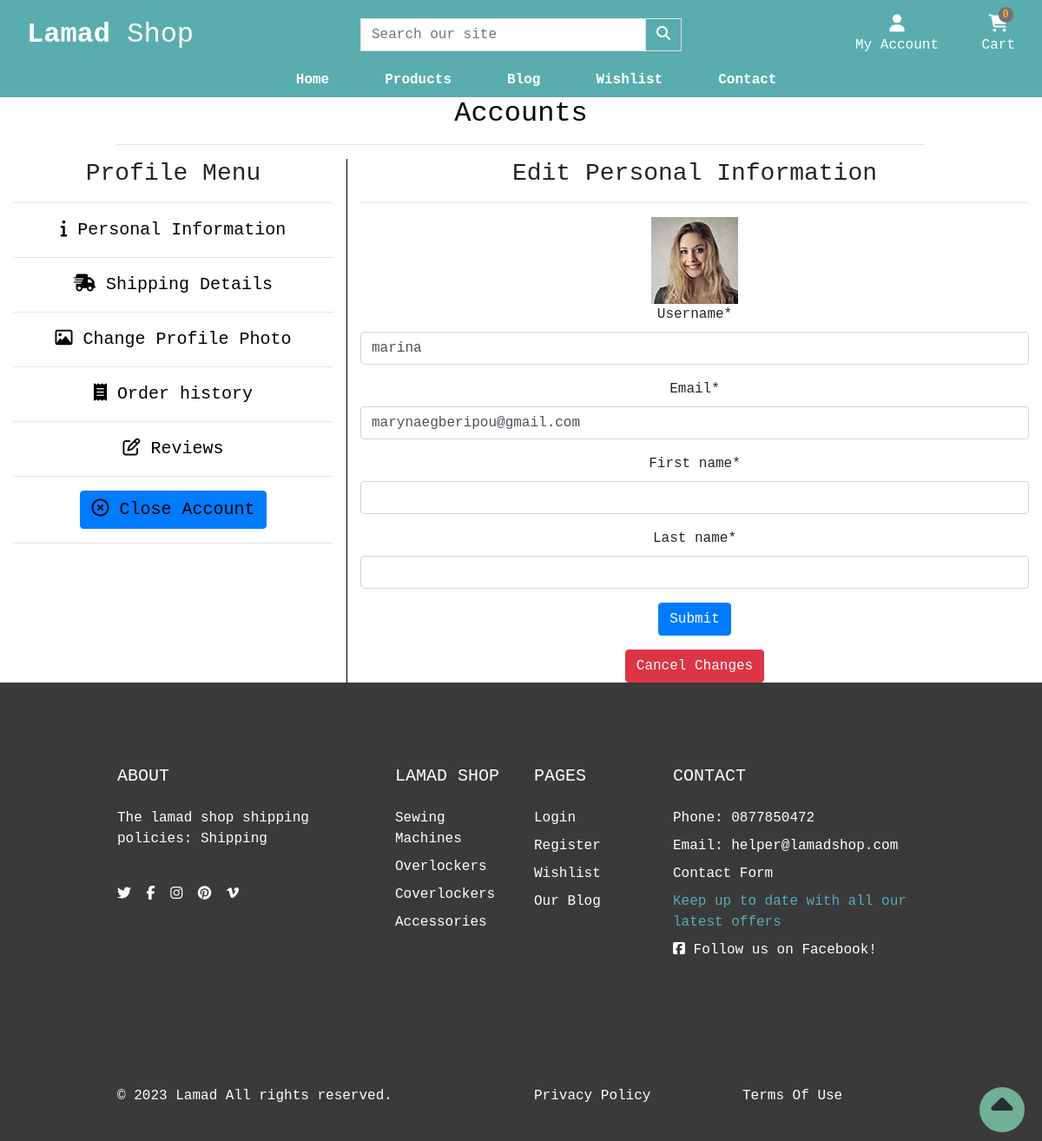
Before: /account/edit_profile/6/ (signed in) with the older database file.
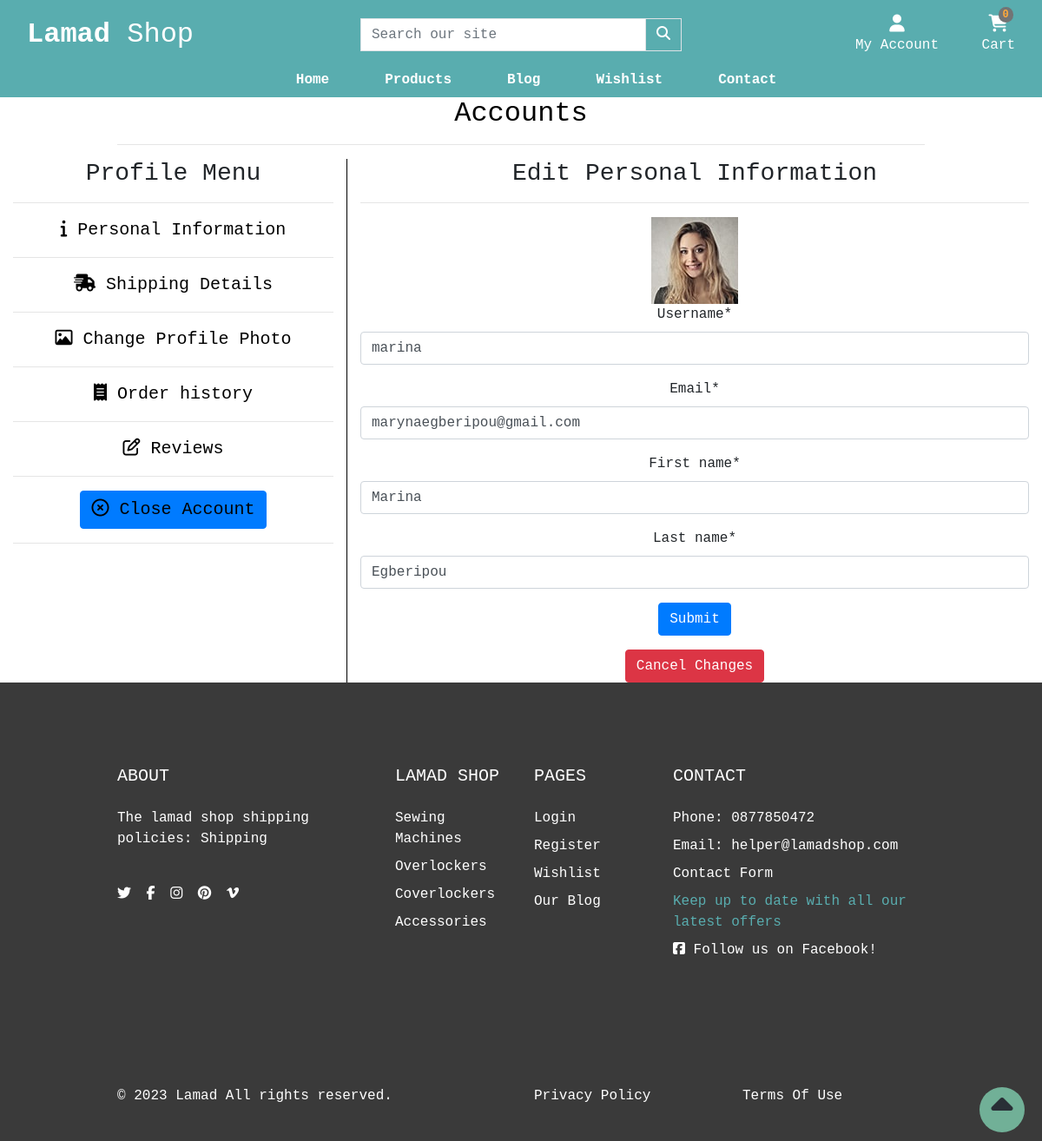
After: the same page with the newer database file.
### account/models.py (models this page shows, shortened)
class CustomUser(AbstractUser):
    username = models.CharField(max_length=20, unique=True)
    email = models.EmailField(_('email address'), unique=True, max_length=100)
    is_email_verified = models.BooleanField(default=False)

### account/views.py (the view, shortened to what this page needs)
# urls.py: path('edit_profile/<user_id>/', edit_profile, name='edit_profile'),
@login_required
def edit_profile(request, user_id):
    user = get_object_or_404(CustomUser, id=user_id)
    form = CustomUserChangeForm(instance=user)
    userprofile = get_object_or_404(Profile, user=user)
    user = CustomUserChangeForm(instance=user)
    context = {
        'form': form,
        'userprofile': userprofile
    }
    template = 'account/edit_profile.html'
    return render(request, template, context)

### account/forms.py
class CustomUserChangeForm(ModelForm):
    def __init__(self, *args, **kwargs):
        super().__init__(*args, **kwargs)
        self.helper = FormHelper(self)
        self.helper.add_input(Submit('submit', 'Submit'))
    username = forms.CharField(max_length=20)
    first_name = forms.CharField(max_length=40)
    last_name = forms.CharField(max_length=40)
    email = forms.EmailField(required=True)
    class Meta:
        model = CustomUser
        fields = ['username', 'email', 'first_name', 'last_name']

### shop/contexts.py (called while the page is built)
def nav_menu(request):
    menu = Category.objects.all()
    return dict(menu=menu)

### shop/models.py (called while the page is built)
    def get_absolute_url(self):
        return reverse('shop:products_by_category', args=[self.slug])

### account/templates/account/edit_profile.html (shortened to what this page needs)
{% extends "base.html" %}
{% load static %}
{% load crispy_forms_tags %}
{% block extra_css %}
    <link rel="stylesheet" href="{% static 'css/profile.css' %}">
{% endblock %}
{% block page_header %}
    <div class="container header-container">
        <div class="row">
            <div class="col text-center">
                <h2 class="text-black">Accounts</h2>
                <hr>
            </div>
        </div>
    </div>
{% endblock %}
{% block content %}
    <div class="container-fluid profile-container justify-content-space-around">
        <div class="row text-center">
            <div class="col-xs-12 col-md-4 profile-menu-items">
                <h3>Profile Menu</h3>
                <hr>
                <ul class="profile-menu-list">
                    <li><a href="{% url 'account:profile' %}" class="menu-item active"><i class="fa-solid fa-info"></i> Personal Information</a></li><hr>
                    <li><a href="{% url 'account:shipping_details' %}" class="menu-item"><i class="fa-solid fa-truck-fast"></i> Shipping Details</a></li><hr>
                    <li><a href="{% url 'account:edit_image' user.id %}" class="menu-item"><i class="fa-regular fa-image"></i></i> Change Profile Photo</a></li><hr>
                    <li><a href="{% url 'account:order_history' %}" class="menu-item"><i class="fa-solid fa-receipt"></i> Order history</a></li><hr>
                    <li><a href="{% url 'account:reviews' %}" class="menu-item"><i class="far fa-edit"></i> Reviews</a></li><hr>
                    <li><a href="#" class="menu-item btn btn-primary" data-toggle="modal" data-target="#myCenteredModal"><i class="fa-regular fa-circle-xmark"></i> Close Account</a></li><hr>
                </ul>
            </div>
            <div class="col-xs-12 col-md-8 profile-options-items">
                <h3>Edit Personal Information</h3>
                <hr>
                {% if userprofile.avatar %}
                    <img src="{{ userprofile.avatar.url }}" height="100px">
                {% else %}
                    <img src="{% static 'images/userimage.png' %}" height="100px">
                {% endif %}
                <form method="POST" class="userinfo-form">
                    {% crispy form %}
                    <a href="{% url 'account:profile' %}" class="btn btn-danger">Cancel Changes</a>
                </form>
            </div>
        </div>
    </div>
{% endblock %}

Changed rows visible on the page:
changed CustomUser "marina": first_name (not shown) → "Marina"; last_name (not shown) → "Egberipou"
